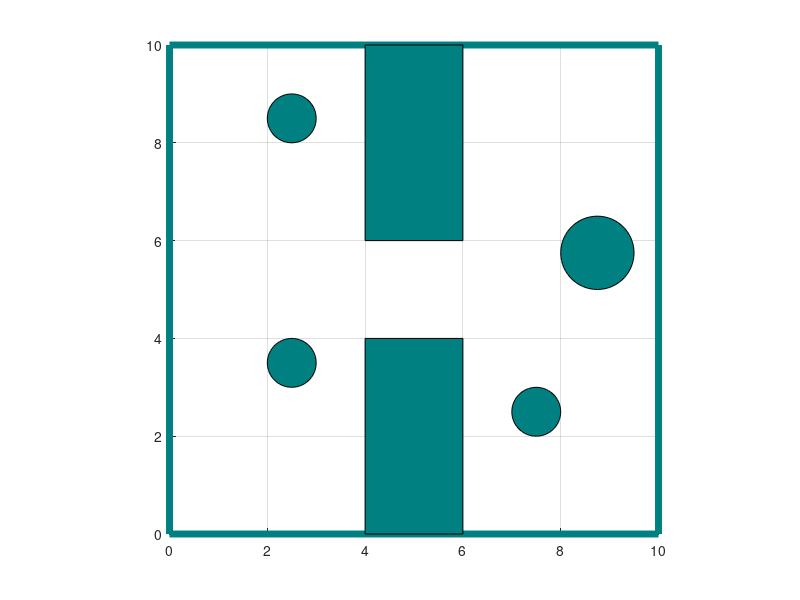

Source code (MATLAB):
%Drawing Environment for robot traversal.
%Written by: Prajval and Lou

%% 
%function environment(init, target)
%Obstacles
circle_pos1 = [2 3 1 1]; 
circle_pos2 = [8 5 1.5 1.5]; 
circle_pos3 = [2 8 1 1]; 
circle_pos4 = [7 2 1 1]; 
obs_colour = [0 .5 .5];
main_grid=[0 0 10 10];
obstacle_1=[4 0 2 4];
obstacle_2=[4 6 2 4];
circle_curv=[1 1];
grid on
rectangle('position',main_grid,'EdgeColor',obs_colour,'LineWidth',5)
rectangle('position',obstacle_1,'FaceColor',obs_colour)
rectangle('position',obstacle_2,'FaceColor',obs_colour)
rectangle('Position',circle_pos1,'Curvature',circle_curv,'FaceColor',obs_colour)
rectangle('Position',circle_pos2,'Curvature',circle_curv,'FaceColor',obs_colour)
rectangle('Position',circle_pos3,'Curvature',circle_curv,'FaceColor',obs_colour)
rectangle('Position',circle_pos4,'Curvature',circle_curv,'FaceColor',obs_colour)

axis equal
axis([0 10 0 10]); hold on;
%end
%% 


